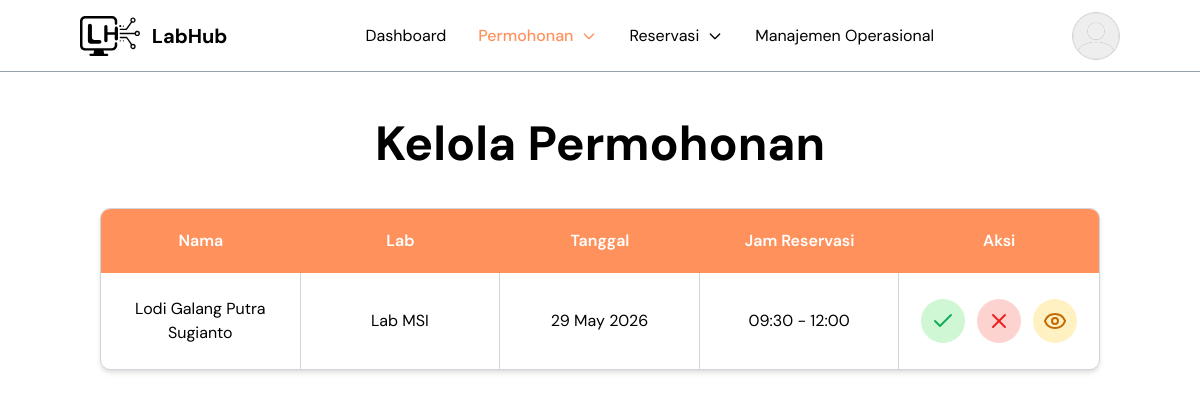
Page /admin/index.php?page=kelola_permohonan (signed in) on the earlier database version.
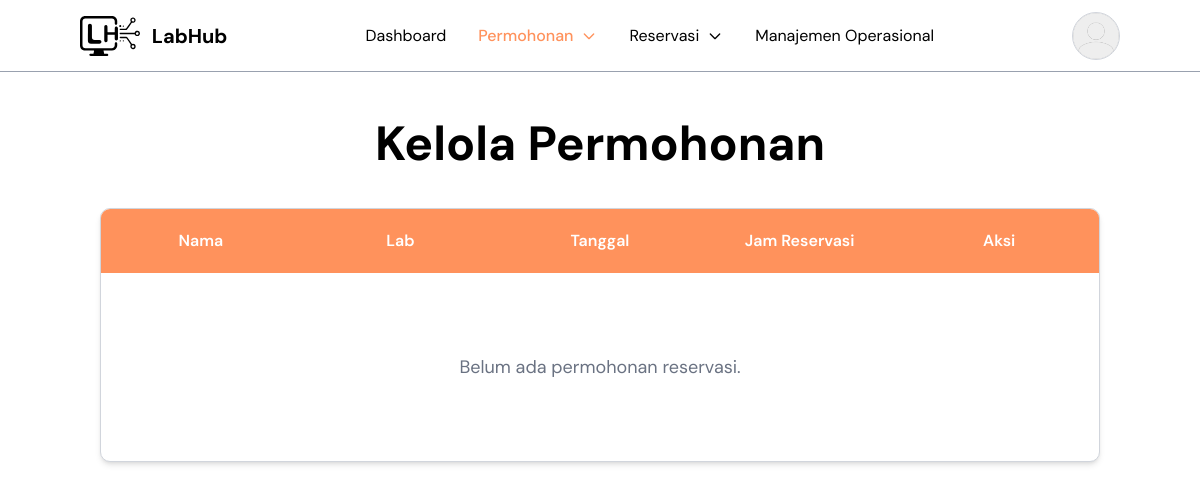
Same page on the later database version.
### tables this page shows
CREATE TABLE `reservasi` (
  `id` int NOT NULL,
  `user_id` int NOT NULL,
  `jadwal_id` int NOT NULL,
  `kode_reservasi` varchar(100) DEFAULT NULL,
  `dosen_penanggung_jawab` varchar(100) NOT NULL,
  `kontak` varchar(30) NOT NULL,
  `keperluan` text NOT NULL,
  `berkas` varchar(255) DEFAULT NULL,
  `status` enum('Pending','Disetujui','Ditolak','Dibatalkan','Belum Ambil Kunci','Sedang Berlangsung','Selesai','Tidak Hadir') DEFAULT 'Pending',
  `created_at` timestamp NULL DEFAULT CURRENT_TIMESTAMP,
  `alasan_pembatalan` text
);

CREATE TABLE `users` (
  `id` int NOT NULL,
  `nama` varchar(100) NOT NULL,
  `email` varchar(100) NOT NULL,
  `password` varchar(255) NOT NULL,
  `foto_profile` varchar(255) DEFAULT NULL,
  `role` enum('user','admin') NOT NULL DEFAULT 'user',
  `status` enum('mahasiswa','dosen') NOT NULL,
  `npm` varchar(20) DEFAULT NULL,
  `program_studi_id` int DEFAULT NULL,
  `created_at` timestamp NULL DEFAULT CURRENT_TIMESTAMP,
  `reset_otp` varchar(10) DEFAULT NULL,
  `reset_otp_expired` datetime DEFAULT NULL,
  `reset_token` varchar(255) DEFAULT NULL
);

CREATE TABLE `labs` (
  `id` int NOT NULL,
  `nama_lab` varchar(100) NOT NULL,
  `kode_lab` varchar(10) NOT NULL,
  `kategori` varchar(100) DEFAULT NULL,
  `lokasi` varchar(100) DEFAULT NULL,
  `luas` int DEFAULT NULL,
  `kapasitas` int DEFAULT '0',
  `fasilitas` text,
  `deskripsi` text,
  `gambar` varchar(255) DEFAULT NULL,
  `jam_buka` time NOT NULL,
  `jam_tutup` time NOT NULL,
  `status` enum('Tersedia','Perbaikan','Non-aktif') DEFAULT 'Tersedia',
  `created_at` timestamp NULL DEFAULT CURRENT_TIMESTAMP,
  `slug` varchar(255) DEFAULT NULL
);

CREATE TABLE `jadwal` (
  `id` int NOT NULL,
  `lab_id` int NOT NULL,
  `tanggal` date NOT NULL,
  `sesi` varchar(50) NOT NULL,
  `jam_mulai` time NOT NULL,
  `jam_selesai` time NOT NULL,
  `created_at` timestamp NULL DEFAULT CURRENT_TIMESTAMP
);

### admin/pages/kelola_permohonan.php (the view, shortened to what the changed rows need)
<?php
$page = 'kelola_permohonan';
include __DIR__ . '/../../config/config.php';
$limit = 10;
$pageNumber =
    isset($_GET['p'])
    ? (int) $_GET['p']
    : 1;
$offset =
    ($pageNumber - 1) * $limit;
$stmt =
    mysqli_prepare(
        $conn,
        "SELECT
            reservasi.id,
            users.nama,
            labs.nama_lab,
            jadwal.tanggal,
            jadwal.jam_mulai,
            jadwal.jam_selesai
        FROM reservasi
        JOIN users
        ON reservasi.user_id = users.id
        JOIN jadwal
        ON reservasi.jadwal_id = jadwal.id
        JOIN labs
        ON jadwal.lab_id = labs.id
        WHERE reservasi.status = 'Pending'
        ORDER BY reservasi.id DESC
        LIMIT ? OFFSET ?"
    );
mysqli_stmt_bind_param(
    $stmt,
    "ii",
    $limit,
    $offset
);
mysqli_stmt_execute(
    $stmt
);
$result =
    mysqli_stmt_get_result(
        $stmt
    );
?>
<section class="mt-20 px-4 sm:px-6 lg:px-25 min-h-screen py-10">
    <div class="flex flex-col gap-10">
        <h1 class="
                text-3xl
                sm:text-4xl
                md:text-5xl
                xl:text-6xl
                font-bold
                text-center
            ">
            Kelola Permohonan
        </h1>
        <div class="
            md:border
            md:border-gray-300
            rounded-[10px]
            overflow-hidden
        bg-white
           md:shadow-md
            w-full
        ">
            <div class="hidden md:block">
                <div class="divide-y divide-gray-300">
                    <?php if (
                        mysqli_num_rows($result)
                        > 0
                    ): ?>
                        <?php while (
                            $item =
                            mysqli_fetch_assoc(
                                $result
                            )
                        ): ?>
                            <div class="
                                grid
                                grid-cols-5
                                items-stretch
                            ">
                                <div class="
                                    py-6
                                    px-4
                                    border-r
                                    border-gray-300
                                    flex
                                    items-center
                                    justify-center
                                    text-center
                                ">
                                    <?= htmlspecialchars(
                                        $item['nama']
                                    ) ?>
                                </div>
                                <div class="
                                    py-6
                                    px-4
                                    border-r
                                    border-gray-300
                                    flex
                                    items-center
                                    justify-center
                                    text-center
                                ">
                                    <?= htmlspecialchars($item['nama_lab']) ?>
                                </div>
                                <div class="
                                    py-6
                                    px-4
                                    border-r
                                    border-gray-300
                                    flex
                                    items-center
                                    justify-center
                                    text-center
                                ">
                                    <?= date(
                                        'd F Y',
                                        strtotime(
                                            $item['tanggal']
                                        )
                                    ) ?>
                                </div>
                                <div class="
                                    py-6
                                    px-4
                                    border-r
                                    border-gray-300
                                    flex
                                    items-center
                                    justify-center
                                    text-center
                                ">
                                    <?= substr(
                                        $item['jam_mulai'],
                                        0,
                                        5
                                    ) ?>
                                    -
                                    <?= substr(
                                        $item['jam_selesai'],
                                        0,
                                        5
                                    ) ?>
                                </div>
                                <div class="
                                    py-6
                                    px-4
                                    flex
                                    justify-center
                                    items-center
                                ">
                                    <div class="
                                        flex
                                        justify-center
                                        items-center
                                        gap-3
                                    ">
                                        <form method="POST">
                                            <button type="submit" name="setujui_reservasi" class="
                                                    w-8
                                                    h-8
                                                    lg:w-11
                                                    lg:h-11
                                                    rounded-full
                                                    bg-[#CFF7D3]
                                                    flex
                                                    items-center
                                                    justify-center
                                                    cursor-pointer
                                                    hover:opacity-70
                                                ">
                                                <i data-lucide="check" class="
                                                        text-[#14AE5C]
                                                    ">
                                                </i>
                                            </button>
                                        </form>
                                        <form method="POST">
                                            <button type="submit" name="tolak_reservasi" class="
                                                        w-8
                                                        h-8
                                                        lg:w-11
                                                        lg:h-11
                                                        rounded-full
                                                        bg-[#FDD3D0]
                                                        flex
                                                        items-center
                                                        justify-center
                                                        cursor-pointer
                                                        hover:opacity-70
                                                    ">
                                                <i data-lucide="x" class="
                                                            text-[#EC221F]
                                                        ">
                                                </i>
                                            </button>
                                        </form>
                                        <a href="?page=detail_reservasi&id=<?= $item['id'] ?>&from=<?= $page ?>" class="
                                                    w-8
                                                    h-8
                                                    lg:w-11
                                                    lg:h-11
                                                    rounded-full
                                                    bg-[#FFF1C2]
                                                    flex
                                                    items-center
                                                    justify-center
                                                    hover:opacity-70
                                                ">
                                            <i data-lucide="eye" class="
                                                        text-[#BF6A02]
                                                    ">
                                            </i>
                                        </a>
                                    </div>
                                </div>
                            </div>
                        <?php endwhile; ?>
                    <?php else: ?>
                        <div class="
                            py-20
                            text-center
                            text-gray-500
                            text-lg
                        ">
                            Belum ada permohonan reservasi.
                        </div>
                    <?php endif; ?>
                </div>
            </div>
        </div>
    </div>
</section>

Differences in the rows shown:
no longer on this page (row edited): reservasi: user.nama "Lodi Galang Putra Sugianto", labs.nama_lab "Lab MSI", jadwal.tanggal "29 May 2026", jadwal.jam_mulai "09:30", jadwal.jam_selesai "12:00"
Other differences:
text now shown: "Belum ada permohonan reservasi."
